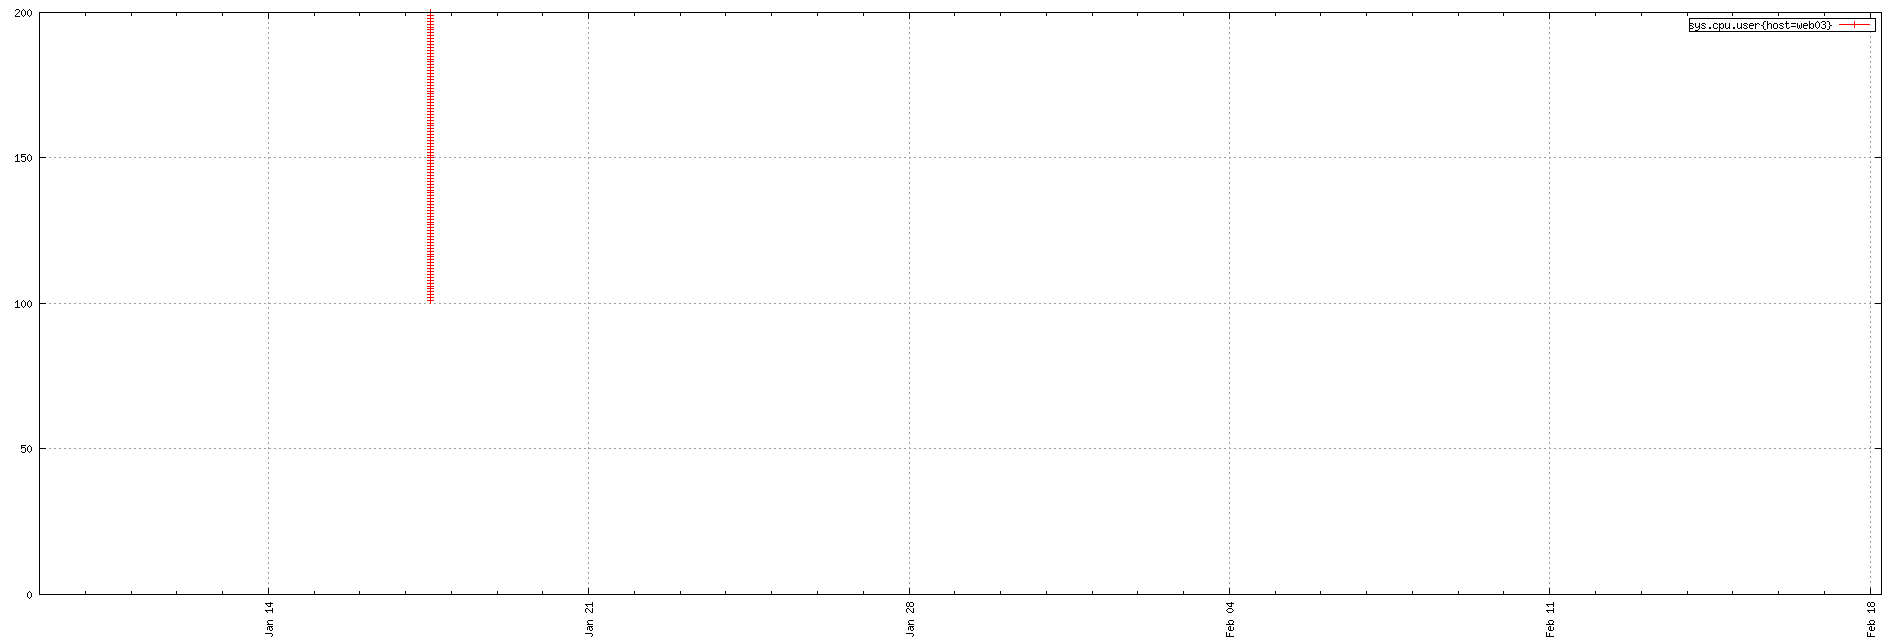

Generate this figure with gnuplot:
set term png small size 1900,644
set xdata time
set timefmt "%s"
if (GPVAL_VERSION < 4.6) set xtics rotate; else set xtics rotate right
set output "${TMPDIR-'tmp'}/tsd/f966adf4.png"
set xrange ["1673222400":"1676699918"]
set format x "%b %d"
set grid
set style data linespoint
set key right box
set yrange [0:]
plot  "${TMPDIR-'tmp'}/tsd/f966adf4_0.dat" using 1:2 title "sys.cpu.user{host=web03}"
